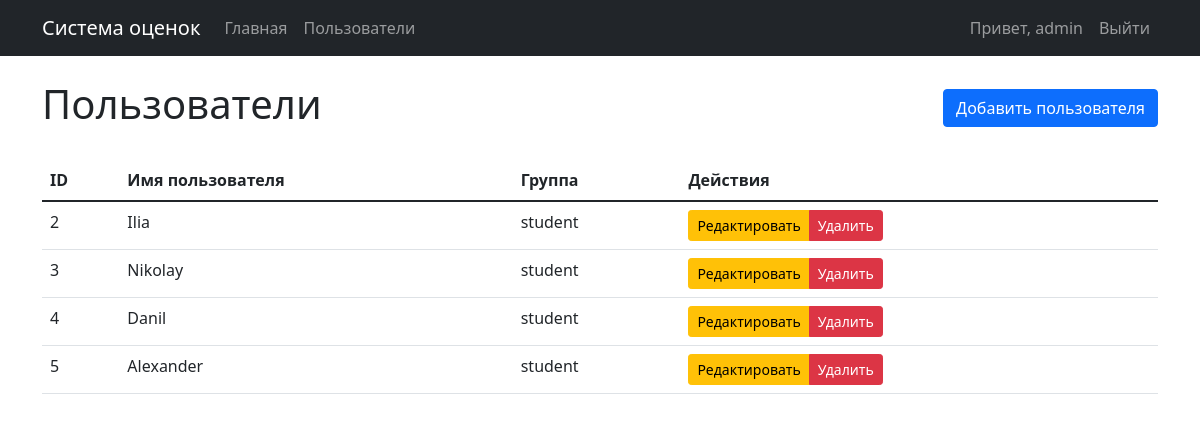
Screenshot of /users (signed in) with the database file from the repository.
### app.py (models this page shows)
class User(UserMixin, db.Model):
    id = db.Column(db.Integer, primary_key=True)
    username = db.Column(db.String(80), unique=True, nullable=False)
    group = db.Column(db.String(20), nullable=False)
    password_hash = db.Column(db.String(120), nullable=False)
    grades = db.relationship('Grade', backref='user', lazy=True)

### app.py (the view)
@app.route('/users')
@login_required
def users():
    if current_user.group != 'admin':
        flash('У вас нет прав для выполнения этого действия')
        return redirect(url_for('index'))
    users = User.query.filter(User.group != 'admin').all()
    return render_template('users.html', users=users)

### app.py (called while the page is built)
@login_manager.user_loader
def load_user(user_id):
    return User.query.get(int(user_id))

### templates/users.html (shortened to what this page needs)
{% extends "base.html" %}
{% block content %}
<div class="d-flex justify-content-between align-items-center mb-4">
    <h1>Пользователи</h1>
    <a href="{{ url_for('add_user') }}" class="btn btn-primary">Добавить пользователя</a>
</div>
<div class="table-responsive">
    <table class="table">
        <thead>
            <tr>
                <th>ID</th>
                <th>Имя пользователя</th>
                <th>Группа</th>
                <th>Действия</th>
            </tr>
        </thead>
        <tbody>
            {% for user in users %}
            <tr>
                <td>{{ user.id }}</td>
                <td>{{ user.username }}</td>
                <td>{{ user.group }}</td>
                <td>
                    <div class="btn-group">
                        <a href="{{ url_for('edit_user', user_id=user.id) }}" class="btn btn-warning btn-sm">Редактировать</a>
                        <a href="{{ url_for('delete_user', user_id=user.id) }}" class="btn btn-danger btn-sm" onclick="return confirm('Вы уверены, что хотите удалить этого пользователя?')">Удалить</a>
                    </div>
                </td>
            </tr>
            {% endfor %}
        </tbody>
    </table>
</div>
{% endblock %}

### templates/base.html (shortened to what this page needs)
<!DOCTYPE html>
<html lang="ru">
<head>
    <link href="https://cdn.jsdelivr.net/npm/bootstrap@5.1.3/dist/css/bootstrap.min.css" rel="stylesheet">
</head>
<body>
    <nav class="navbar navbar-expand-lg navbar-dark bg-dark">
        <div class="container">
            <a class="navbar-brand" href="{{ url_for('index') }}">Система оценок</a>
            <div class="collapse navbar-collapse" id="navbarNav">
                <ul class="navbar-nav me-auto">
                    <li class="nav-item">
                        <a class="nav-link" href="{{ url_for('index') }}">Главная</a>
                    </li>
                    {% if current_user.is_authenticated and current_user.group == 'admin' %}
                    <li class="nav-item">
                        <a class="nav-link" href="{{ url_for('users') }}">Пользователи</a>
                    </li>
                    {% endif %}
                </ul>
                <div class="navbar-nav">
                    {% if current_user.is_authenticated %}
                        <span class="nav-item nav-link">Привет, {{ current_user.username }}</span>
                        <a class="nav-item nav-link" href="{{ url_for('logout') }}">Выйти</a>
                    {% else %}
                        <a class="nav-item nav-link" href="{{ url_for('login') }}">Войти</a>
                    {% endif %}
                </div>
            </div>
        </div>
    </nav>
    <div class="container mt-4">
        {% block content %}{% endblock %}
    </div>
</body>
</html>

### rows the page displays
User: username "admin"
User: id "2", username "Ilia", group "student"
User: id "3", username "Nikolay", group "student"
User: id "4", username "Danil", group "student"
User: id "5", username "Alexander", group "student"
